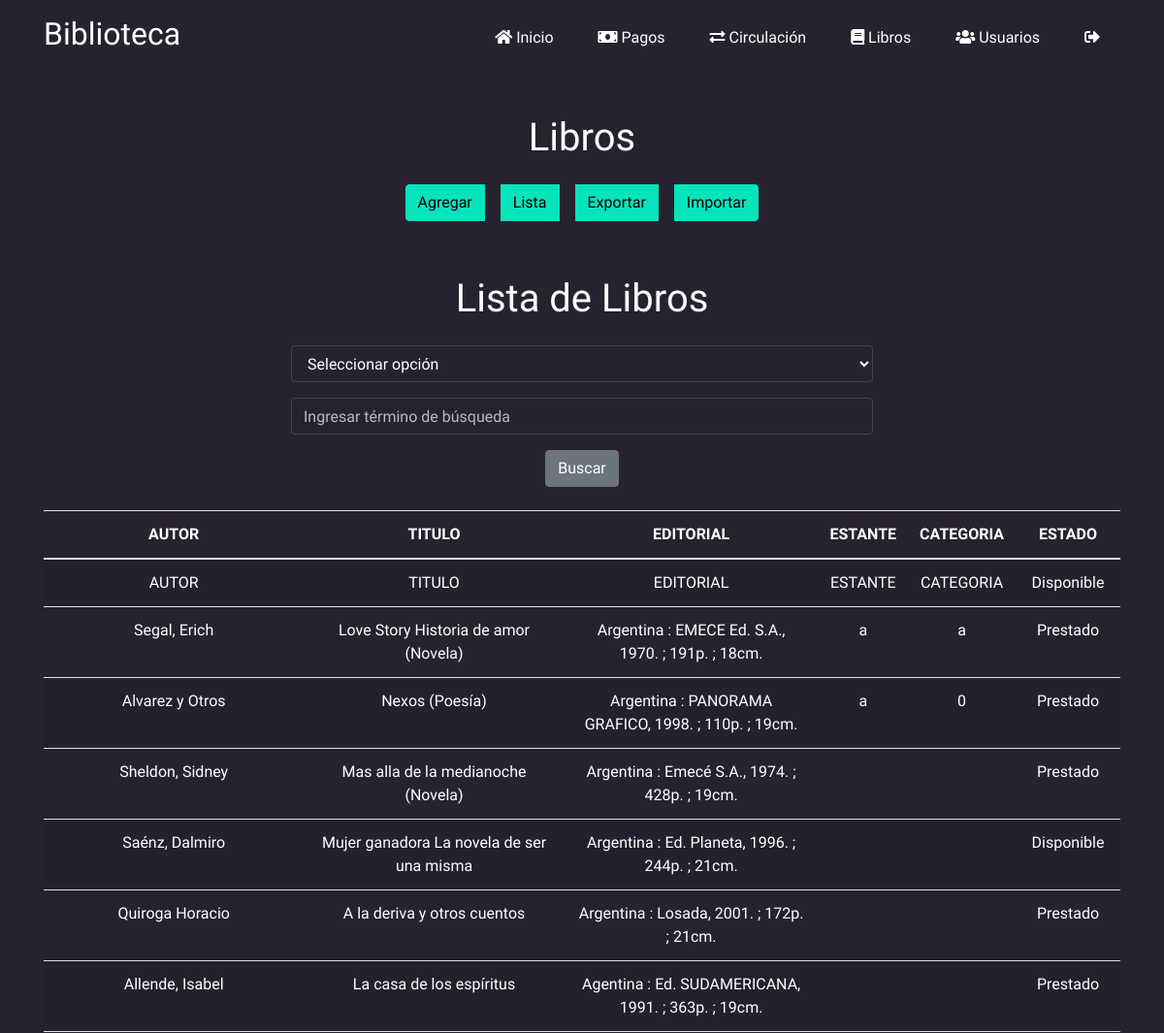
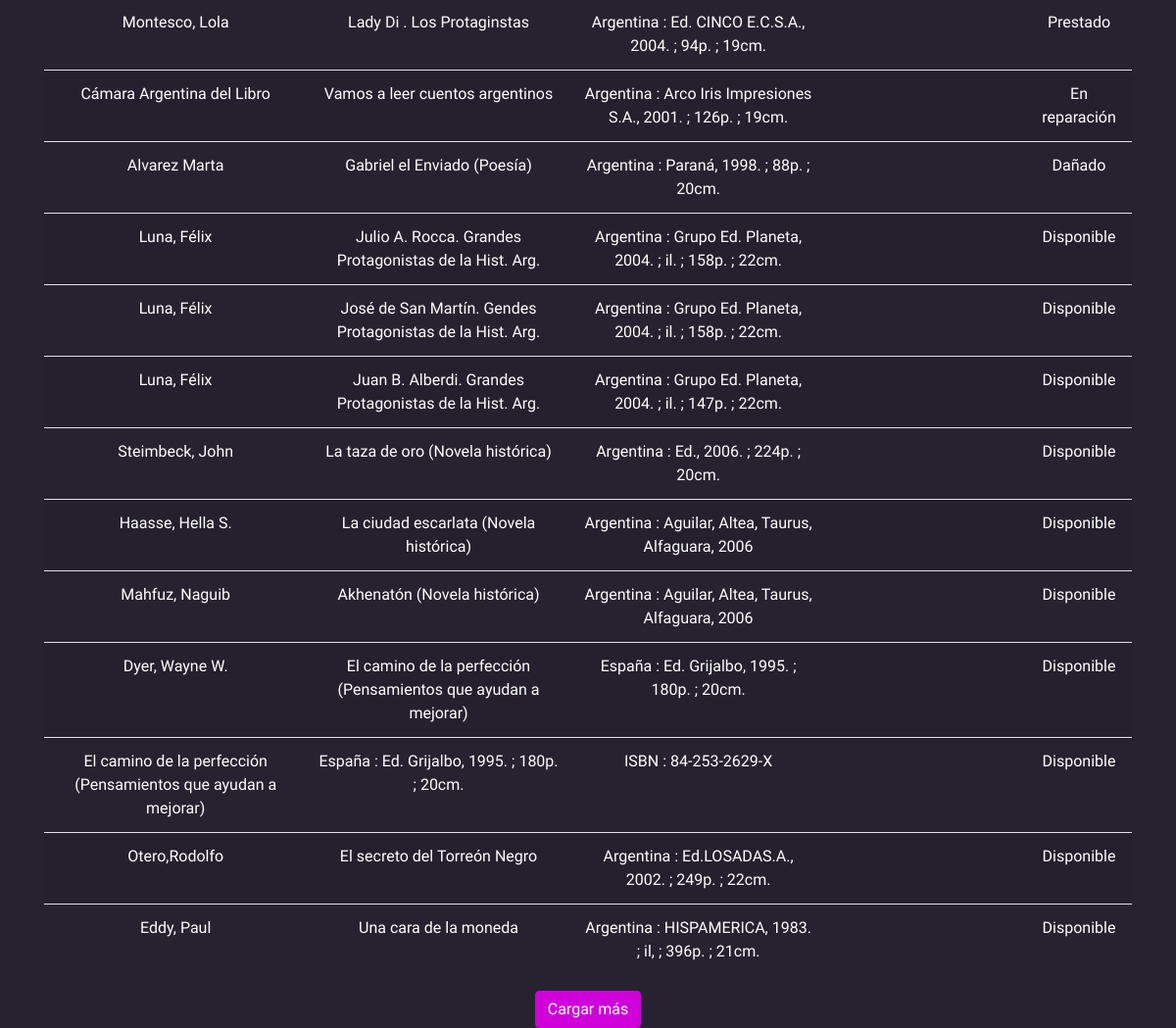
Screenshot of /libros/libros.php (signed in) with the database file from the repository (2 pictures, top to bottom).
### tables this page shows
CREATE TABLE `libros` (
  `AUTOR` varchar(255) NOT NULL,
  `TITULO` varchar(255) NOT NULL,
  `EDITORIAL` varchar(255) NOT NULL,
  `ISBN` varchar(50) NOT NULL,
  `ID` int(11) NOT NULL,
  `ESTANTE` varchar(255) DEFAULT NULL,
  `CATEGORIA` varchar(255) DEFAULT NULL,
  `CDU` varchar(255) DEFAULT NULL,
  `NUMERO` varchar(255) DEFAULT NULL,
  `ESTADO` varchar(255) DEFAULT NULL
);

### libros/libros.php (the view, shortened to what this page needs)
<?php include 'header_libros.php'; ?>
<!DOCTYPE html>
<html lang="es">
<head>
    <link href="https://stackpath.bootstrapcdn.com/bootstrap/4.5.2/css/bootstrap.min.css" rel="stylesheet">
</head>
<body class="lexend-custom">
<main class="container mt-5 text-center">
    <h1 class="mb-4">Lista de Libros</h1>
    <form method="GET" action="libros.php" class="search-form mb-4">
        <div class="form-group">
            <select name="search_option" class="form-control" required>
                <option value="">Seleccionar opción</option>
            </select>
        </div>
        <div class="form-group">
            <input type="text" name="search_term" class="form-control" placeholder="Ingresar término de búsqueda" value="<?php echo isset($_GET['search_term']) ? $_GET['search_term'] : ''; ?>" required>
        </div>
        <button type="submit" class="btn btn-secondary">Buscar</button>
    </form>
    <div class="table-responsive">
        <table class="table table-striped">
            <thead>
                <tr>
                    <th>AUTOR</th>
                    <th>TITULO</th>
                    <th>EDITORIAL</th>
                    <th>ESTANTE</th>
                    <th>CATEGORIA</th>
                    <th>ESTADO</th>
                </tr>
            </thead>
            <tbody id="booksTableBody">
                <?php
                $servername = "localhost";
                $username = "root";
                $password = "";
                $dbname = "biblioteca";
                $conn = new mysqli($servername, $username, $password, $dbname);
                $limit = 20;
                $sql = "SELECT `ID`, `AUTOR`, `TITULO`, `EDITORIAL`, `ESTANTE`, `categoria`, `ESTADO`
                        FROM libros";
                $sql .= " LIMIT $limit";
                $result = $conn->query($sql);
                if ($result->num_rows > 0) {
                    while($row = $result->fetch_assoc()) {
                        echo "<tr>";
                        echo "<td>" . htmlspecialchars($row["AUTOR"]) . "</td>";
                        echo "<td>" . htmlspecialchars($row["TITULO"]) . "</td>";
                        echo "<td>" . htmlspecialchars($row["EDITORIAL"]) . "</td>";
                        echo "<td>" . htmlspecialchars($row["ESTANTE"]) . "</td>";
                        echo "<td>" . htmlspecialchars($row["categoria"]) . "</td>";
                        if ($row["ESTADO"] == "Prestado") {
                            echo "<td><a href='#' onclick='showPrestamoDetails(" . htmlspecialchars($row["ID"]) . ")'>" . htmlspecialchars($row["ESTADO"]) . "</a></td>";
                        } else {
                            echo "<td>" . htmlspecialchars($row["ESTADO"]) . "</td>";
                        }
                        echo "</tr>";
                    }
                } else {
                    echo "<tr><td colspan='6' class='text-center'>No hay resultados</td></tr>";
                }
                ?>
            </tbody>
        </table>
    </div>
    <button class="btn btn-primary buscar-btn" onclick="loadMoreBooks()">Cargar más</button>
</main>
</body>
</html>

### header.php (style rules this page uses)
.lexend-custom { font-family: 'Lexend', sans-serif; font-optical-sizing: auto; font-weight: 400; font-style: normal; }
body { padding-top: 70px; }
.buscar-btn { background-color: #d000db !important; border-color: #d000db !important; }

### libros/header_libros.php (style rules this page uses)
body, body * { color: white !important; }
body { background-color: #272230 !important; color: white !important; }
.form-control { background-color: #272230 !important; color: white !important; border: 1px solid #444 !important; }
.form-control::placeholder { color: #bbb !important; }

### libros/libros.php (style rules this page uses)
.lexend-custom { font-family: 'Lexend', sans-serif; font-optical-sizing: auto; font-weight: 400; font-style: normal; }
.search-form { max-width: 600px; margin: 0 auto; }

### rows the page displays
libros: AUTOR "AUTOR", TITULO "TITULO", EDITORIAL "EDITORIAL", ESTANTE "ESTANTE", CATEGORIA "CATEGORIA", ESTADO "Disponible"
libros: AUTOR "Segal, Erich", TITULO "Love Story Historia de amor (Novela)", EDITORIAL "Argentina : EMECE Ed. S.A., 1970. ; 191p. ; 18cm.", ESTANTE "a", CATEGORIA "a", ESTADO "Prestado"
libros: AUTOR "Alvarez y Otros", TITULO "Nexos (Poesía)", EDITORIAL "Argentina : PANORAMA GRAFICO, 1998. ; 110p. ; 19cm.", ESTANTE "a", CATEGORIA "0", ESTADO "Prestado"
libros: AUTOR "Sheldon, Sidney", TITULO "Mas alla de la medianoche (Novela)", EDITORIAL "Argentina : Emecé S.A., 1974. ; 428p. ; 19cm.", ESTADO "Prestado"
libros: AUTOR "Saénz, Dalmiro", TITULO "Mujer ganadora La novela de ser una misma", EDITORIAL "Argentina : Ed. Planeta, 1996. ; 244p. ; 21cm.", ESTADO "Disponible"
libros: AUTOR "Quiroga Horacio", TITULO "A la deriva y otros cuentos", EDITORIAL "Argentina : Losada, 2001. ; 172p. ; 21cm.", ESTADO "Prestado"
libros: AUTOR "Allende, Isabel", TITULO "La casa de los espíritus", EDITORIAL "Agentina : Ed. SUDAMERICANA, 1991. ; 363p. ; 19cm.", ESTADO "Prestado"
libros: AUTOR "Montesco, Lola", TITULO "Lady Di . Los Protaginstas", EDITORIAL "Argentina : Ed. CINCO E.C.S.A., 2004. ; 94p. ; 19cm.", ESTADO "Prestado"
libros: AUTOR "Cámara Argentina del Libro", TITULO "Vamos a leer cuentos argentinos", EDITORIAL "Argentina : Arco Iris Impresiones S.A., 2001. ; 126p. ; 19cm.", ESTADO "En reparación"
libros: AUTOR "Alvarez Marta", TITULO "Gabriel el Enviado (Poesía)", EDITORIAL "Argentina : Paraná, 1998. ; 88p. ; 20cm.", ESTADO "Dañado"
libros: AUTOR "Luna, Félix", TITULO "Julio A. Rocca. Grandes Protagonistas de la Hist. Arg.", EDITORIAL "Argentina : Grupo Ed. Planeta, 2004. ; il. ; 158p. ; 22cm.", ESTADO "Disponible"
libros: AUTOR "Luna, Félix", TITULO "José de San Martín. Gendes Protagonistas de la Hist. Arg.", EDITORIAL "Argentina : Grupo Ed. Planeta, 2004. ; il. ; 158p. ; 22cm.", ESTADO "Disponible"
libros: AUTOR "Luna, Félix", TITULO "Juan B. Alberdi. Grandes Protagonistas de la Hist. Arg.", EDITORIAL "Argentina : Grupo Ed. Planeta, 2004. ; il. ; 147p. ; 22cm.", ESTADO "Disponible"
libros: AUTOR "Steimbeck, John", TITULO "La taza de oro (Novela histórica)", EDITORIAL "Argentina : Ed., 2006. ; 224p. ; 20cm.", ESTADO "Disponible"
libros: AUTOR "Haasse, Hella S.", TITULO "La ciudad escarlata (Novela histórica)", EDITORIAL "Argentina : Aguilar, Altea, Taurus, Alfaguara, 2006", ESTADO "Disponible"
libros: AUTOR "Mahfuz, Naguib", TITULO "Akhenatón (Novela histórica)", EDITORIAL "Argentina : Aguilar, Altea, Taurus, Alfaguara, 2006", ESTADO "Disponible"
libros: AUTOR "Dyer, Wayne W.", TITULO "El camino de la perfección (Pensamientos que ayudan a mejorar)", EDITORIAL "España : Ed. Grijalbo, 1995. ; 180p. ; 20cm.", ESTADO "Disponible"
libros: AUTOR "El camino de la perfección (Pensamientos que ayudan a mejorar)", TITULO "España : Ed. Grijalbo, 1995. ; 180p. ; 20cm.", EDITORIAL "ISBN : 84-253-2629-X", ESTADO "Disponible"
libros: AUTOR "Otero,Rodolfo", TITULO "El secreto del Torreón Negro", EDITORIAL "Argentina : Ed.LOSADAS.A., 2002. ; 249p. ; 22cm.", ESTADO "Disponible"
libros: AUTOR "Eddy, Paul", TITULO "Una cara de la moneda", EDITORIAL "Argentina : HISPAMERICA, 1983. ; il, ; 396p. ; 21cm.", ESTADO "Disponible"
